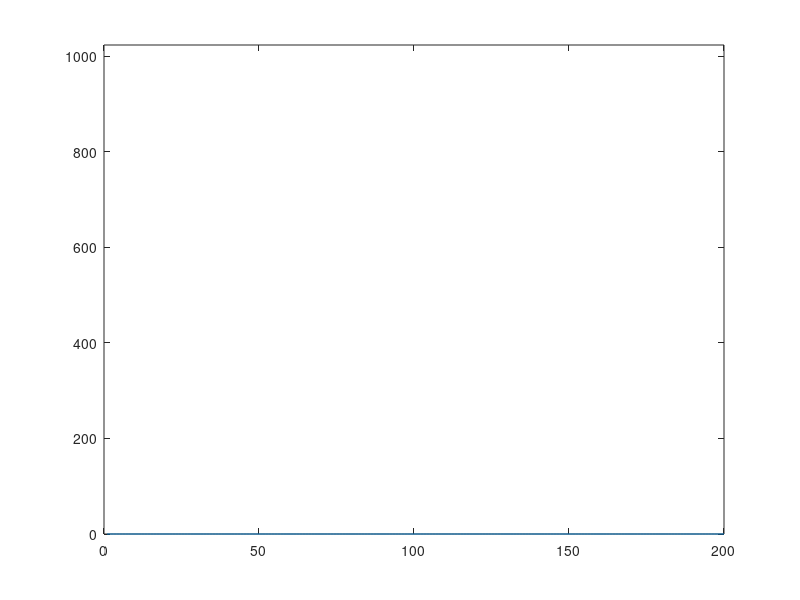
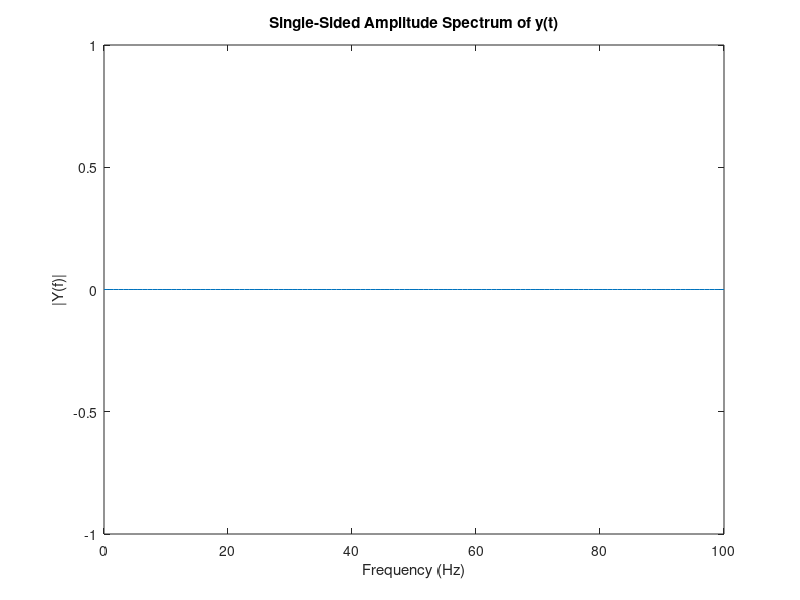

Recreate these plots in MATLAB, in order. (Note: this script raises an error after producing the figures.)
% settings
SerialPort='com8'; % serial port
N=200;
Fs=200;

m=zeros(1,N);

% initialize
figure(1)
hLine = plot(m);
ylim([0 1024]);
set(hLine,'YData',m);

figure(2)
L=length(m);
NFFT = 2^nextpow2(L); % Next power of 2 from length of y
Y = fft(m,NFFT)/L;
f = Fs/2*linspace(0,1,NFFT/2+1);

% Plot single-sided amplitude spectrum.
plot(f,2*abs(Y(1:NFFT/2+1))) 
title('Single-Sided Amplitude Spectrum of y(t)')
xlabel('Frequency (Hz)')
ylabel('|Y(f)|')

KeepRunning = 1;
while KeepRunning
    s = serial(SerialPort);
    set(s,'BaudRate',57600);
    fopen(s);

    for i = 1:N
        datum = fscanf(s, '%s');
        fprintf('%s\n', datum);

        if (length(datum) > 0)
            m(i) = str2num(datum);
        else
            m(i) = 0;
        end
    end

    % Clean up the serial port
    fclose(s);
    delete(s);
    clear s;

    % Filter m with 60 Hz notch
    Wo = 60/(Fs/2);  BW = Wo/35;
    [b,a] = iirnotch(Wo,BW);
    m = filter(b,a,m);

    % Remove DC offset
    mu = mean(m);
    m = m - mu;

    figure(1)
    hLine = plot(m);
    ylim([-512 512]);
    set(hLine,'YData',m);

    figure(2)
    L=length(m);
    NFFT = 2^nextpow2(L); % Next power of 2 from length of y
    Y = fft(m,NFFT)/L;
    f = Fs/2*linspace(0,1,NFFT/2+1);

    % Plot single-sided amplitude spectrum.
    plot(f,2*abs(Y(1:NFFT/2+1))) 
    title('Single-Sided Amplitude Spectrum of y(t)')
    xlabel('Frequency (Hz)')
    ylabel('|Y(f)|')
end